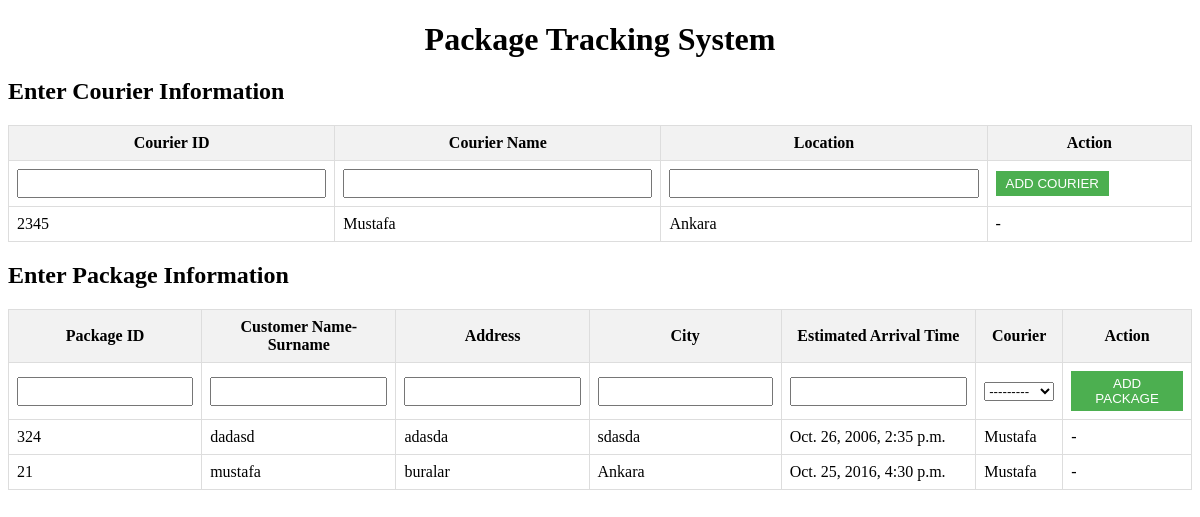
Before: /branch/ with the older database file.
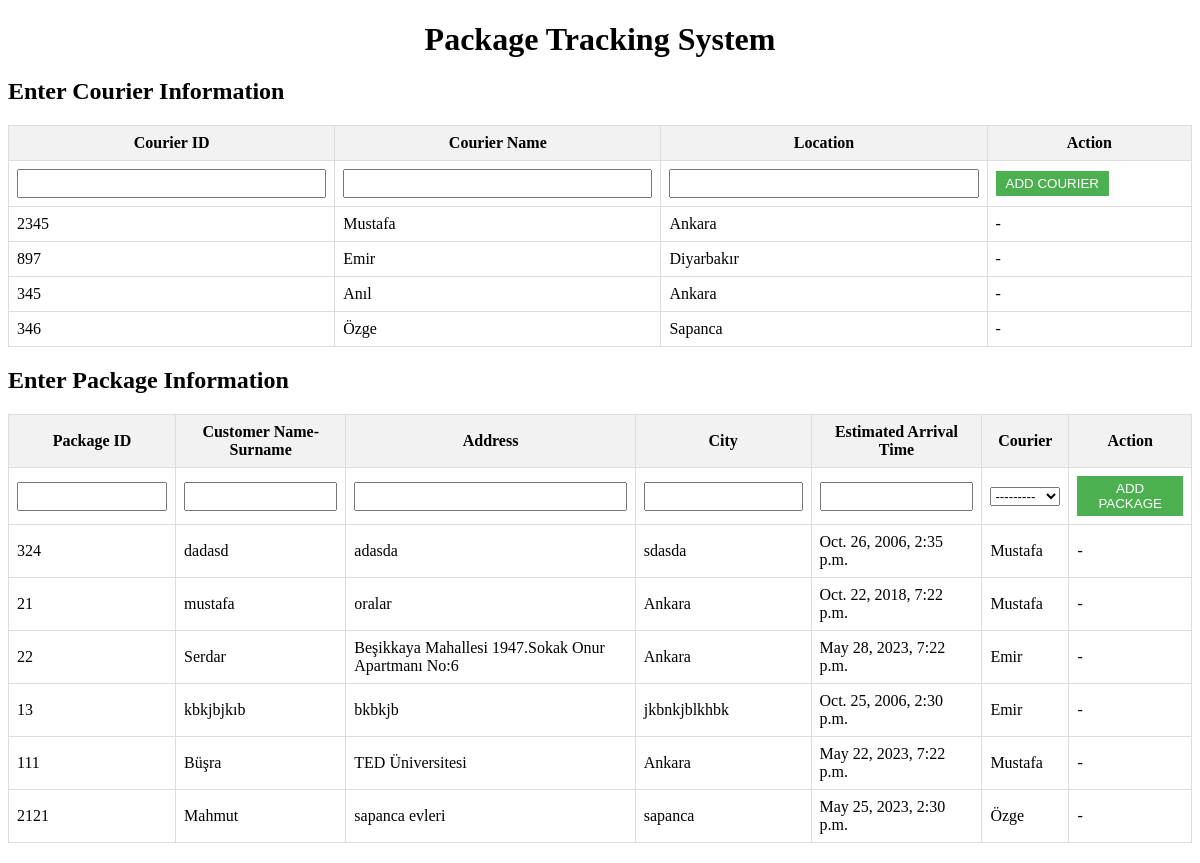
After: the same page with the newer database file.
### courier/models.py (models this page shows)
class Courier(models.Model):
    courier_id = models.CharField(primary_key=True, max_length=25)
    courier_name = models.CharField(max_length=100)
    location = models.CharField(max_length=100)
    def __str__(self):
        return '%s' % self.courier_name

class Package(models.Model):
    package_id = models.CharField(primary_key=True, max_length=25)
    customer_name = models.CharField(max_length=100)
    address = models.CharField(max_length=200)
    city = models.CharField(max_length=100)
    estimated_arrival_time = models.DateTimeField()
    courier = models.ForeignKey(Courier, on_delete=models.CASCADE)

### courier/views.py (the view, shortened to what this page needs)
# urls.py: path('branch/', views.branch, name='branch'),
def branch(request):
    form = PackageForm()
    form_courier = CourierForm()
    couriers = Courier.objects.all()
    packages = Package.objects.all()
    context = {
        'form': form,
        'form_courier': form_courier,
        'packages': packages,
        'couriers': couriers
    }
    return render(request, 'branch.html', context)

### courier/forms.py
class PackageForm(forms.ModelForm):
    class Meta:
        model = Package
        fields = '__all__'
        widgets = {
            'estimated_arrival_time': forms.DateTimeInput(attrs={'class': 'datetimepicker'}, format='%d/%m/%Y %I:%M:%S')
        }

class CourierForm(forms.ModelForm):
    class Meta:
        model = Courier
        fields = '__all__'

### courier/templates/branch.html (shortened to what this page needs)
<!DOCTYPE html>
<html>
<head>
</head>
<body>
    <h1 class="title">Package Tracking System</h1>
    <h2>Enter Courier Information</h2>
    <table>
        <tr>
            <th>Courier ID</th>
            <th>Courier Name</th>
            <th>Location</th>
            <th>Action</th>
        </tr>
        <tr>
            <form method="POST">
                <td>{{form_courier.courier_id}}</td>
                <td>{{form_courier.courier_name}}</td>
                <td>{{form_courier.location}}</td>
                <td>
                    <button name="add_courier" type="submit">ADD COURIER</button>
                </td>
            </form>
        </tr>
        {% for courier in couriers %}
            <tr>
                <td>{{ courier.courier_id }}</td>
                <td>{{ courier.courier_name }}</td>
                <td>{{ courier.location }}</td>
                <td> - </td>
            </tr>
        {% endfor %}
    </table>
    <h2>Enter Package Information</h2>
    <table>
        <tr>
            <th>Package ID</th>
            <th>Customer Name-Surname</th>
            <th>Address</th>
            <th>City</th>
            <th>Estimated Arrival Time</th>
            <th>Courier</th>
            <th>Action</th>
        </tr>
        <tr>
            <form method="POST">
                <td>{{ form.package_id }}</td>
                <td>{{ form.customer_name }}</td>
                <td>{{ form.address }}</td>
                <td>{{ form.city }}</td>
                <td>{{ form.estimated_arrival_time }}</td>
                <td>
                    {{ form.courier }}
                </td>
                <td>
                    <button name="add_package" type="submit">ADD PACKAGE</button>
                </td>
            </form>
        </tr>
        {% for package in packages %}
            <tr>
                <td>{{ package.package_id }}</td>
                <td>{{ package.customer_name }}</td>
                <td>{{ package.address }}</td>
                <td>{{ package.city }}</td>
                <td>{{ package.estimated_arrival_time }}</td>
                <td>
                    {{ package.courier }}
                </td>
                <td> - </td>
            </tr>
        {% endfor %}
    </table>
</body>
</html>

### courier/templates/branch.html (style rules this page uses)
table { border-collapse: collapse; width: 100%; margin-bottom: 20px; }
th, td { border: 1px solid #ddd; padding: 8px; }
th { background-color: #f2f2f2; }
input[type="text"] { width: 100%; padding: 5px; box-sizing: border-box; }
button { padding: 5px 10px; background-color: #4CAF50; color: white; border: none; cursor: pointer; }
.title { text-align: center; margin-bottom: 20px; }

Changed rows visible on the page:
added Courier: courier_id "897", courier_name "Emir", location "Diyarbakır"
added Courier: courier_id "345", courier_name "Anıl", location "Ankara"
added Courier: courier_id "346", courier_name "Özge", location "Sapanca"
changed Package "mustafa": address "buralar" → "oralar"; estimated_arrival_time "Oct. 25, 2016, 4:30 p.m." → "Oct. 22, 2018, 7:22 p.m."
added Package: package_id "22", customer_name "Serdar", address "Beşikkaya Mahallesi 1947.Sokak Onur Apartmanı No:6", city "Ankara", estimated_arrival_time "May 28, 2023, 7:22 p.m.", courier "Emir"
added Package: package_id "13", customer_name "kbkjbjkıb", address "bkbkjb", city "jkbnkjblkhbk", estimated_arrival_time "Oct. 25, 2006, 2:30 p.m.", courier "Emir"
added Package: package_id "111", customer_name "Büşra", address "TED Üniversitesi", city "Ankara", estimated_arrival_time "May 22, 2023, 7:22 p.m.", courier "Mustafa"
added Package: package_id "2121", customer_name "Mahmut", address "sapanca evleri", city "sapanca", estimated_arrival_time "May 25, 2023, 2:30 p.m.", courier "Özge"
